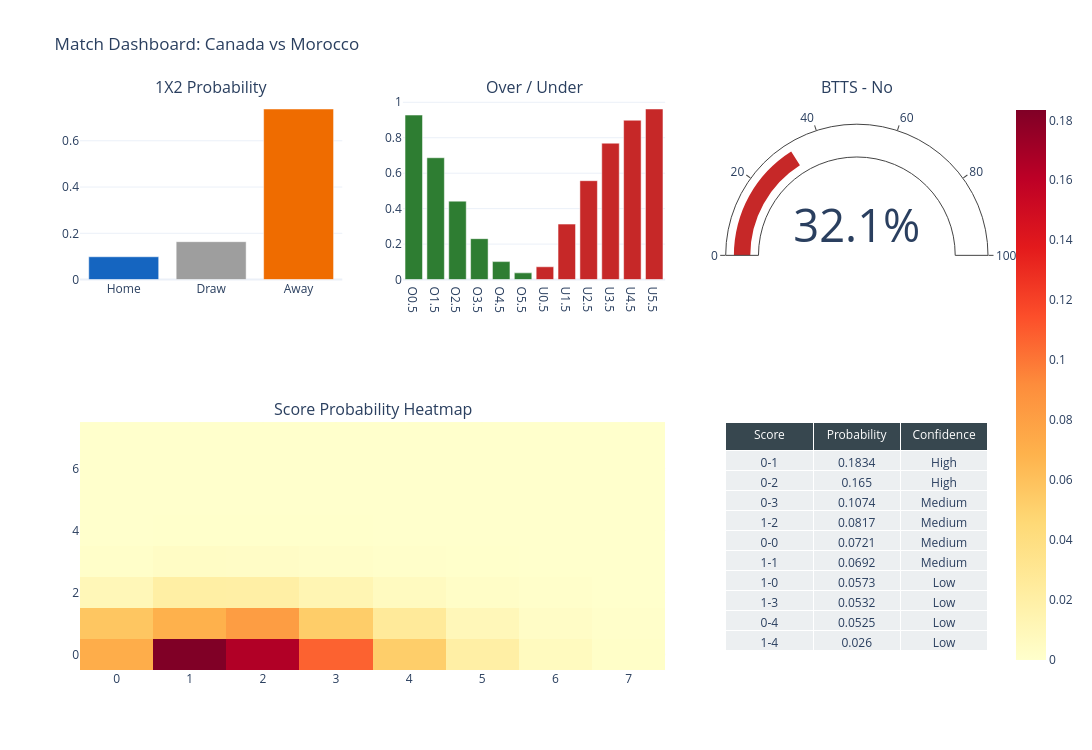

The notebook cell saved with this chart:
### Code cell
import matplotlib.pyplot as plt
import pandas as pd

def display_full_breakdown(home_team, away_team):
    """
    Menampilkan perincian statistik mendalam untuk pertandingan,
    termasuk logika BTTS vs Over 2.5.
    """
    # Mendapatkan prediksi dasar dari model
    pred = predict_fixture(home_team, away_team)

    print(f"\n{'='*50}")
    print(f" ANALISIS MENDALAM: {home_team.upper()} vs {away_team.upper()}")
    print(f"{'='*50}")

    # 1. Ringkasan Probabilitas Utama
    print(f"\n[1] Probabilitas Utama (1X2):")
    print(f"    - {home_team} Menang: {pred['home_win_prob']*100:.1f}%")
    print(f"    - Seri (Draw): {pred['draw_prob']*100:.1f}%")
    print(f"    - {away_team} Menang: {pred['away_win_prob']*100:.1f}%")

    # 2. Perbandingan BTTS vs Over 2.5
    print(f"\n[2] Analisis Gol (BTTS vs Over 2.5):")
    print(f"    - Over 2.5 Goals: {pred['over_2.5']*100:.1f}% (Total gol > 2.5)")
    print(f"    - BTTS 'Yes': {pred['btts_yes']*100:.1f}% (Kedua tim cetak gol)")

    # Penjelasan Logika sesuai pertanyaan Anda
    p_btts_no = (1 - pred['btts_yes']) * 100
    if pred['over_2.5'] > pred['btts_yes']:
        print(f"\n    INFO: Ada peluang sebesar {(pred['over_2.5'] - pred['btts_yes'])*100:.1f}% skor berakhir")
        print(f"    dengan Total Gol > 2.5 TETAPI BTTS 'No' (seperti 3-0 atau 4-0).")

    # 3. Skor Paling Mungkin
    print(f"\n[3] Prediksi Skor Paling Mungkin:")
    print(f"    - Skor: {pred['most_likely_score']} (Probabilitas: {pred['most_likely_score_prob']*100:.1f}%)")
    print(f"    - Status Data: {pred['data_confidence']}")
    print(f"{'='*50}\n")

# Sekarang jalankan dashboard dan breakdown-nya
canada_vs_morocco_dashboard = create_match_dashboard('Canada', 'Morocco')
canada_vs_morocco_dashboard.show()

display_full_breakdown('Canada', 'Morocco')

### Figure 1 — Plotly figure (JSON) as saved in the notebook; plotly's stock layout.template omitted (floating-point values rounded to 4 significant figures)
{"data": [{"marker": {"color": ["#1565C0", "#9E9E9E", "#EF6C00"]}, "showlegend": false, "type": "bar", "x": ["Home", "Draw", "Away"], "xaxis": "x", "y": [0.0986, 0.1639, 0.7375], "yaxis": "y"}, {"marker": {"color": "#2E7D32"}, "name": "Over", "type": "bar", "x": ["O0.5", "O1.5", "O2.5", "O3.5", "O4.5", "O5.5"], "xaxis": "x2", "y": [0.9279, 0.6872, 0.4423, 0.2307, 0.1012, 0.03774], "yaxis": "y2"}, {"marker": {"color": "#C62828"}, "name": "Under", "type": "bar", "x": ["U0.5", "U1.5", "U2.5", "U3.5", "U4.5", "U5.5"], "xaxis": "x2", "y": [0.07208, 0.3128, 0.5577, 0.7693, 0.8988, 0.9623], "yaxis": "y2"}, {"domain": {"x": [0.7111, 1], "y": [0.685, 1]}, "gauge": {"axis": {"range": [0, 100]}, "bar": {"color": "#C62828"}}, "mode": "gauge+number", "number": {"suffix": "%"}, "type": "indicator", "value": 32.06}, {"colorscale": [[0, "rgb(255,255,204)"], [0.125, "rgb(255,237,160)"], [0.25, "rgb(254,217,118)"], [0.375, "rgb(254,178,76)"], [0.5, "rgb(253,141,60)"], [0.625, "rgb(252,78,42)"], [0.75, "rgb(227,26,28)"], [0.875, "rgb(189,0,38)"], [1, "rgb(128,0,38)"]], "hovertemplate": "Home %{y} - Away %{x}<br>P=%{z:.4f}<extra></extra>", "showscale": true, "type": "heatmap", "x": [0, 1, 2, 3, 4, 5, 6, 7], "xaxis": "x3", "y": [0, 1, 2, 3, 4, 5, 6, 7], "yaxis": "y3", "z": [[0.07208, 0.1834, 0.165, 0.1074, 0.05246, 0.02049, 0.006671, 0.001861], [0.05729, 0.06923, 0.08171, 0.0532, 0.02598, 0.01015, 0.003303, 0.0009216], [0.01061, 0.02072, 0.02023, 0.01317, 0.006431, 0.002512, 0.0008177, 0.0002282], [0.001751, 0.003419, 0.003339, 0.002174, 0.001061, 0.0004146, 0.000135, 3.766e-05], [0.0002167, 0.0004232, 0.0004133, 0.0002691, 0.0001314, 5.132e-05, 1.671e-05, 4.661e-06], [2.146e-05, 4.191e-05, 4.093e-05, 2.665e-05, 1.301e-05, 5.082e-06, 1.654e-06, 4.616e-07], [1.771e-06, 3.459e-06, 3.377e-06, 2.199e-06, 1.074e-06, 4.194e-07, 1.365e-07, 3.809e-08], [1.253e-07, 2.446e-07, 2.389e-07, 1.555e-07, 7.594e-08, 2.967e-08, 9.657e-09, 2.694e-09]]}, {"cells": {"fill": {"color": "#ECEFF1"}, "values": [["0-1", "0-2", "0-3", "1-2", "0-0", "1-1", "1-0", "1-3", "0-4", "1-4"], [0.1834, 0.165, 0.1074, 0.0817, 0.0721, 0.0692, 0.0573, 0.0532, 0.0525, 0.026], ["High", "High", "Medium", "Medium", "Medium", "Medium", "Low", "Low", "Low", "Low"]]}, "domain": {"x": [0.7111, 1], "y": [0, 0.435]}, "header": {"fill": {"color": "#37474F"}, "font": {"color": "white"}, "values": ["Score", "Probability", "Confidence"]}, "type": "table"}], "layout": {"annotations": [{"font": {"size": 16}, "showarrow": false, "text": "1X2 Probability", "x": 0.1444, "xanchor": "center", "xref": "paper", "y": 1, "yanchor": "bottom", "yref": "paper"}, {"font": {"size": 16}, "showarrow": false, "text": "Over / Under", "x": 0.5, "xanchor": "center", "xref": "paper", "y": 1, "yanchor": "bottom", "yref": "paper"}, {"font": {"size": 16}, "showarrow": false, "text": "BTTS - No", "x": 0.8556, "xanchor": "center", "xref": "paper", "y": 1, "yanchor": "bottom", "yref": "paper"}, {"font": {"size": 16}, "showarrow": false, "text": "Score Probability Heatmap", "x": 0.3222, "xanchor": "center", "xref": "paper", "y": 0.435, "yanchor": "bottom", "yref": "paper"}], "height": 750, "showlegend": false, "title": {"text": "Match Dashboard: Canada vs Morocco"}, "width": 1150, "xaxis": {"anchor": "y", "domain": [0, 0.2889]}, "xaxis2": {"anchor": "y2", "domain": [0.3556, 0.6444]}, "xaxis3": {"anchor": "y3", "domain": [0, 0.6444]}, "yaxis": {"anchor": "x", "domain": [0.685, 1]}, "yaxis2": {"anchor": "x2", "domain": [0.685, 1]}, "yaxis3": {"anchor": "x3", "domain": [0, 0.435]}}}
